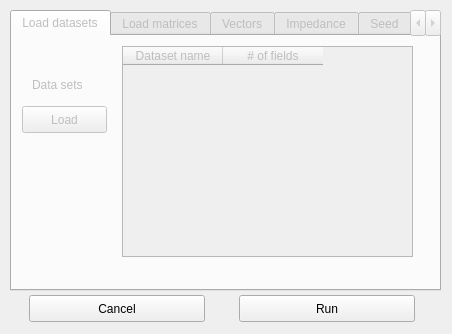
<?xml version="1.0" encoding="UTF-8"?>
<ui version="4.0">
 <class>Dialog</class>
 <widget class="QDialog" name="Dialog">
  <property name="geometry">
   <rect>
    <x>0</x>
    <y>0</y>
    <width>452</width>
    <height>334</height>
   </rect>
  </property>
  <property name="sizePolicy">
   <sizepolicy hsizetype="Minimum" vsizetype="Minimum">
    <horstretch>0</horstretch>
    <verstretch>0</verstretch>
   </sizepolicy>
  </property>
  <property name="maximumSize">
   <size>
    <width>6510</width>
    <height>16777215</height>
   </size>
  </property>
  <property name="windowTitle">
   <string>AequilibraE  Trip distribution</string>
  </property>
  <widget class="QTabWidget" name="model_tabs">
   <property name="enabled">
    <bool>false</bool>
   </property>
   <property name="geometry">
    <rect>
     <x>10</x>
     <y>10</y>
     <width>431</width>
     <height>281</height>
    </rect>
   </property>
   <property name="currentIndex">
    <number>0</number>
   </property>
   <widget class="QWidget" name="pg_load_data">
    <attribute name="title">
     <string>Load datasets</string>
    </attribute>
    <widget class="QLabel" name="label_3">
     <property name="geometry">
      <rect>
       <x>20</x>
       <y>40</y>
       <width>81</width>
       <height>17</height>
      </rect>
     </property>
     <property name="text">
      <string>Data sets</string>
     </property>
    </widget>
    <widget class="QTableWidget" name="table_datasets">
     <property name="geometry">
      <rect>
       <x>110</x>
       <y>10</y>
       <width>291</width>
       <height>211</height>
      </rect>
     </property>
     <column>
      <property name="text">
       <string>Dataset name</string>
      </property>
     </column>
     <column>
      <property name="text">
       <string># of fields</string>
      </property>
     </column>
    </widget>
    <widget class="QPushButton" name="but_load_data">
     <property name="geometry">
      <rect>
       <x>10</x>
       <y>70</y>
       <width>85</width>
       <height>27</height>
      </rect>
     </property>
     <property name="text">
      <string>Load</string>
     </property>
    </widget>
   </widget>
   <widget class="QWidget" name="pg_load_mat">
    <attribute name="title">
     <string>Load matrices</string>
    </attribute>
    <widget class="QPushButton" name="but_load_mat">
     <property name="geometry">
      <rect>
       <x>10</x>
       <y>70</y>
       <width>85</width>
       <height>27</height>
      </rect>
     </property>
     <property name="text">
      <string>Load</string>
     </property>
    </widget>
    <widget class="QLabel" name="label_4">
     <property name="geometry">
      <rect>
       <x>20</x>
       <y>40</y>
       <width>81</width>
       <height>17</height>
      </rect>
     </property>
     <property name="text">
      <string>Matrices</string>
     </property>
    </widget>
    <widget class="QTableWidget" name="table_matrices">
     <property name="geometry">
      <rect>
       <x>110</x>
       <y>10</y>
       <width>291</width>
       <height>211</height>
      </rect>
     </property>
     <column>
      <property name="text">
       <string>Matrix name</string>
      </property>
     </column>
     <column>
      <property name="text">
       <string># of cores</string>
      </property>
     </column>
    </widget>
   </widget>
   <widget class="QWidget" name="pg_choose_vectors">
    <attribute name="title">
     <string>Vectors</string>
    </attribute>
    <widget class="QComboBox" name="cob_atra_field">
     <property name="geometry">
      <rect>
       <x>10</x>
       <y>170</y>
       <width>220</width>
       <height>30</height>
      </rect>
     </property>
    </widget>
    <widget class="QLabel" name="label_2">
     <property name="geometry">
      <rect>
       <x>9</x>
       <y>111</y>
       <width>57</width>
       <height>17</height>
      </rect>
     </property>
     <property name="text">
      <string>Attraction</string>
     </property>
    </widget>
    <widget class="QComboBox" name="cob_prod_field">
     <property name="geometry">
      <rect>
       <x>10</x>
       <y>76</y>
       <width>220</width>
       <height>30</height>
      </rect>
     </property>
    </widget>
    <widget class="QComboBox" name="cob_prod_data">
     <property name="geometry">
      <rect>
       <x>9</x>
       <y>40</y>
       <width>220</width>
       <height>30</height>
      </rect>
     </property>
    </widget>
    <widget class="QComboBox" name="cob_atra_data">
     <property name="geometry">
      <rect>
       <x>9</x>
       <y>134</y>
       <width>220</width>
       <height>30</height>
      </rect>
     </property>
    </widget>
    <widget class="QLabel" name="label">
     <property name="geometry">
      <rect>
       <x>12</x>
       <y>10</y>
       <width>64</width>
       <height>17</height>
      </rect>
     </property>
     <property name="text">
      <string>Production</string>
     </property>
    </widget>
    <widget class="QCheckBox" name="chb_data_empty_as_zero">
     <property name="geometry">
      <rect>
       <x>20</x>
       <y>210</y>
       <width>201</width>
       <height>22</height>
      </rect>
     </property>
     <property name="text">
      <string>Treat empties as zeros</string>
     </property>
     <property name="checked">
      <bool>true</bool>
     </property>
    </widget>
   </widget>
   <widget class="QWidget" name="pg_imped_matrix">
    <attribute name="title">
     <string>Impedance</string>
    </attribute>
    <widget class="QComboBox" name="cob_imped_field">
     <property name="geometry">
      <rect>
       <x>70</x>
       <y>95</y>
       <width>261</width>
       <height>30</height>
      </rect>
     </property>
     <property name="minimumSize">
      <size>
       <width>200</width>
       <height>30</height>
      </size>
     </property>
    </widget>
    <widget class="QComboBox" name="cob_imped_mat">
     <property name="geometry">
      <rect>
       <x>70</x>
       <y>42</y>
       <width>261</width>
       <height>30</height>
      </rect>
     </property>
     <property name="minimumSize">
      <size>
       <width>200</width>
       <height>30</height>
      </size>
     </property>
    </widget>
    <widget class="QLabel" name="label_6">
     <property name="geometry">
      <rect>
       <x>20</x>
       <y>101</y>
       <width>31</width>
       <height>17</height>
      </rect>
     </property>
     <property name="text">
      <string>Core</string>
     </property>
    </widget>
    <widget class="QLabel" name="label_5">
     <property name="geometry">
      <rect>
       <x>20</x>
       <y>46</y>
       <width>41</width>
       <height>17</height>
      </rect>
     </property>
     <property name="text">
      <string>Matrix</string>
     </property>
    </widget>
    <widget class="QCheckBox" name="chb_imped_empty_as_zero">
     <property name="geometry">
      <rect>
       <x>72</x>
       <y>137</y>
       <width>201</width>
       <height>22</height>
      </rect>
     </property>
     <property name="text">
      <string>Treat empties as zeros</string>
     </property>
     <property name="checked">
      <bool>true</bool>
     </property>
    </widget>
   </widget>
   <widget class="QWidget" name="pg_seed">
    <attribute name="title">
     <string>Seed</string>
    </attribute>
    <widget class="QComboBox" name="cob_seed_field">
     <property name="geometry">
      <rect>
       <x>70</x>
       <y>95</y>
       <width>261</width>
       <height>30</height>
      </rect>
     </property>
     <property name="minimumSize">
      <size>
       <width>200</width>
       <height>30</height>
      </size>
     </property>
    </widget>
    <widget class="QLabel" name="label_7">
     <property name="geometry">
      <rect>
       <x>20</x>
       <y>46</y>
       <width>81</width>
       <height>17</height>
      </rect>
     </property>
     <property name="text">
      <string>Matrix</string>
     </property>
    </widget>
    <widget class="QLabel" name="label_8">
     <property name="geometry">
      <rect>
       <x>20</x>
       <y>101</y>
       <width>81</width>
       <height>17</height>
      </rect>
     </property>
     <property name="text">
      <string>Core</string>
     </property>
    </widget>
    <widget class="QComboBox" name="cob_seed_mat">
     <property name="geometry">
      <rect>
       <x>70</x>
       <y>42</y>
       <width>261</width>
       <height>30</height>
      </rect>
     </property>
     <property name="minimumSize">
      <size>
       <width>200</width>
       <height>30</height>
      </size>
     </property>
    </widget>
    <widget class="QCheckBox" name="chb_seed_empty_as_zero">
     <property name="geometry">
      <rect>
       <x>72</x>
       <y>137</y>
       <width>201</width>
       <height>22</height>
      </rect>
     </property>
     <property name="text">
      <string>Treat empties as zeros</string>
     </property>
     <property name="checked">
      <bool>true</bool>
     </property>
    </widget>
   </widget>
   <widget class="QWidget" name="pg_choose_model">
    <attribute name="title">
     <string>Model</string>
    </attribute>
   </widget>
   <widget class="QWidget" name="pg_set_model">
    <attribute name="title">
     <string>Model</string>
    </attribute>
    <widget class="QRadioButton" name="rdo_friction">
     <property name="geometry">
      <rect>
       <x>70</x>
       <y>110</y>
       <width>161</width>
       <height>16</height>
      </rect>
     </property>
     <property name="text">
      <string>Friction Factors</string>
     </property>
    </widget>
    <widget class="QRadioButton" name="rdo_power">
     <property name="geometry">
      <rect>
       <x>70</x>
       <y>50</y>
       <width>161</width>
       <height>16</height>
      </rect>
     </property>
     <property name="text">
      <string>Inverse Power</string>
     </property>
    </widget>
    <widget class="QRadioButton" name="rdo_gamma">
     <property name="geometry">
      <rect>
       <x>70</x>
       <y>80</y>
       <width>161</width>
       <height>16</height>
      </rect>
     </property>
     <property name="text">
      <string>Gamma Function</string>
     </property>
    </widget>
    <widget class="QRadioButton" name="rdo_expo">
     <property name="geometry">
      <rect>
       <x>70</x>
       <y>20</y>
       <width>161</width>
       <height>16</height>
      </rect>
     </property>
     <property name="text">
      <string>Negative Exponential</string>
     </property>
     <property name="checked">
      <bool>true</bool>
     </property>
    </widget>
   </widget>
  </widget>
  <widget class="QPushButton" name="but_run">
   <property name="geometry">
    <rect>
     <x>239</x>
     <y>295</y>
     <width>176</width>
     <height>27</height>
    </rect>
   </property>
   <property name="text">
    <string>Run</string>
   </property>
  </widget>
  <widget class="QPushButton" name="but_cancel">
   <property name="geometry">
    <rect>
     <x>29</x>
     <y>295</y>
     <width>176</width>
     <height>27</height>
    </rect>
   </property>
   <property name="text">
    <string>Cancel</string>
   </property>
  </widget>
  <widget class="QRadioButton" name="rdo_ipf">
   <property name="geometry">
    <rect>
     <x>30</x>
     <y>19</y>
     <width>191</width>
     <height>22</height>
    </rect>
   </property>
   <property name="text">
    <string>Iterative Proportional Fitting</string>
   </property>
  </widget>
  <widget class="QRadioButton" name="rdo_apply_gravity">
   <property name="geometry">
    <rect>
     <x>30</x>
     <y>50</y>
     <width>102</width>
     <height>22</height>
    </rect>
   </property>
   <property name="text">
    <string>Apply Gravity</string>
   </property>
  </widget>
  <widget class="QRadioButton" name="rdo_calibrate_gravity">
   <property name="geometry">
    <rect>
     <x>30</x>
     <y>82</y>
     <width>121</width>
     <height>22</height>
    </rect>
   </property>
   <property name="text">
    <string>Calibrate Gravity</string>
   </property>
  </widget>
  <zorder>but_run</zorder>
  <zorder>but_cancel</zorder>
  <zorder>rdo_ipf</zorder>
  <zorder>rdo_apply_gravity</zorder>
  <zorder>rdo_calibrate_gravity</zorder>
  <zorder>model_tabs</zorder>
 </widget>
 <resources/>
 <connections/>
 <designerdata>
  <property name="gridDeltaX">
   <number>10</number>
  </property>
  <property name="gridDeltaY">
   <number>10</number>
  </property>
  <property name="gridSnapX">
   <bool>true</bool>
  </property>
  <property name="gridSnapY">
   <bool>true</bool>
  </property>
  <property name="gridVisible">
   <bool>true</bool>
  </property>
 </designerdata>
</ui>
